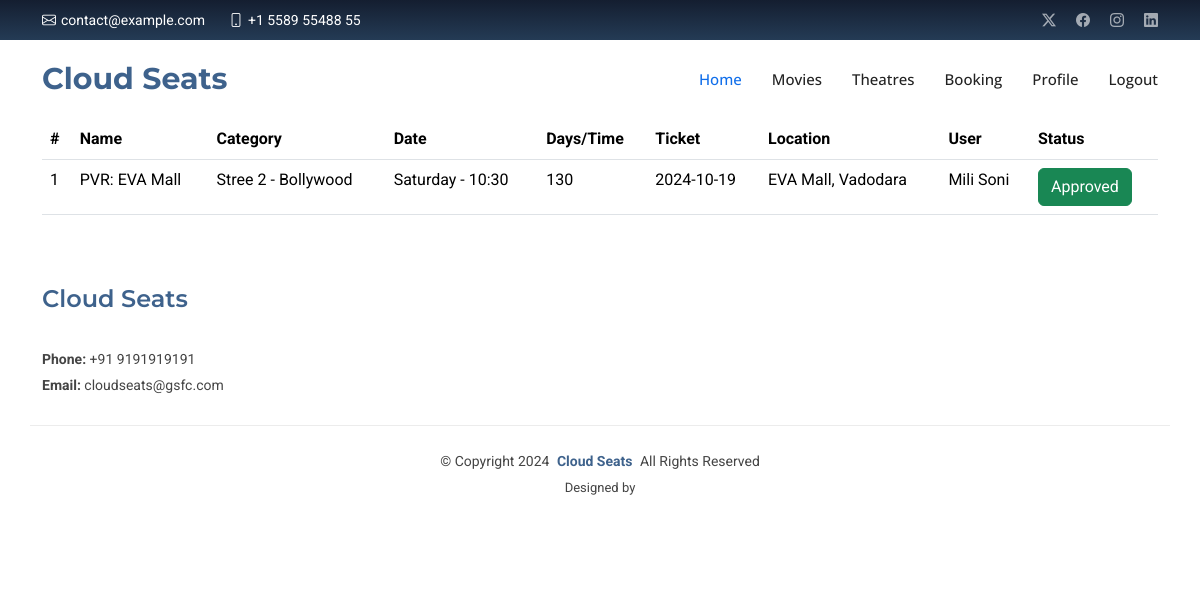
Page /viewuserbooking.php (signed in) on the committed database.
### tables this page shows
CREATE TABLE `booking` (
  `bookingid` int(11) NOT NULL,
  `theaterid` int(11) NOT NULL,
  `bookingdate` date NOT NULL,
  `person` varchar(50) NOT NULL,
  `userid` int(11) NOT NULL,
  `status` int(11) NOT NULL
);

CREATE TABLE `theater` (
  `theaterid` int(11) NOT NULL,
  `theater_name` varchar(50) NOT NULL,
  `location` varchar(100) NOT NULL,
  `movieid` varchar(50) NOT NULL,
  `timing` varchar(50) NOT NULL,
  `days` varchar(50) NOT NULL,
  `date` date NOT NULL,
  `price` int(11) NOT NULL
);

CREATE TABLE `movies` (
  `movieid` int(11) NOT NULL,
  `title` varchar(100) NOT NULL,
  `description` varchar(250) NOT NULL,
  `releasedate` date NOT NULL,
  `image` varchar(1000) NOT NULL,
  `trailer` varchar(1000) NOT NULL,
  `rating` varchar(50) NOT NULL,
  `catid` int(11) NOT NULL
);

CREATE TABLE `categories` (
  `catid` int(11) NOT NULL,
  `catname` varchar(50) NOT NULL
);

CREATE TABLE `users` (
  `userId` int(11) NOT NULL,
  `name` varchar(50) NOT NULL,
  `email` varchar(50) NOT NULL,
  `password` varchar(50) NOT NULL,
  `rotype` int(11) NOT NULL
);

### viewuserbooking.php (the view, shortened to what this page needs)
<?php
include('connect.php');
?>
<!DOCTYPE html>
<html lang="en">
<head>
</head>
<body>
<?php include('header.php')  ?>
<div class="container">
<div class="row">
  <div class="col-lg-12">
     <table class="table">
      <tr>
        <th>#</th>
        <th>Name</th>
        <th>Category</th>
        <th>Date</th>
        <th>Days/Time</th>
        <th>Ticket</th>
        <th>Location</th>
        <th>User</th>
        <th>Status</th>
      </tr>
      <?php
      $uid = $_SESSION['uid'];
      $sql = "select booking.bookingid, booking.bookingdate, booking.person, theater.theater_name, theater.timing, theater.days, theater.price, theater.location, movies.title,  categories.catname, users.name as 'username',
      booking.status
      from booking
      inner join theater on theater.theaterid = booking.theaterid
      inner join users on users.userid = booking.userid
      inner join movies on movies.movieid = theater.movieid
      inner join categories on categories.catid = movies.catid
      where booking.userid = '$uid'
      ";
      $res  = mysqli_query($conn, $sql);
      if(mysqli_num_rows($res) > 0){
        while($data = mysqli_fetch_array($res)){
          ?>
          <tr>
            <td><?= $data['bookingid'] ?></td>
            <td><?= $data['theater_name'] ?></td>
            <td><?= $data['title'] ?> - <?= $data['catname'] ?></td>
            <td><?= $data['days'] ?> - <?= $data['timing'] ?></td>
            <td><?= $data['price'] ?></td>
            <td><?= $data['bookingdate'] ?></td>
            <td><?= $data['location'] ?></td>
            <td><?= $data['username'] ?></td>
            <td>
              <?php
              if($data['status'] == 0){
                echo "<a href='#' class='btn btn-warning' > Pending </a>";
              }else{
                echo "<a href='#' class='btn btn-success' > Approved </a>";
              }
              ?>
            </td>
          </tr>
       <?php
        }
      }else{
        echo 'no booking found';
      }
      ?>
     </table>
  </div>
</div>
</div>
<?php include('footer.php')  ?>
</body>
</html>

### assets/css/main.css (style rules this page uses)
:root { --default-font: "Roboto", system-ui, -apple-system, "Segoe UI", Roboto, "Helvetica Neue", Arial, "Noto Sans", "Liberation Sans", sans-serif, "Apple Color Emoji", "Segoe UI Emoji", "Segoe UI Symbol", "Noto Color Emoji"; --heading-font: "Montserrat", sans-serif; --nav-font: "Open Sans", sans-serif; }
:root { --background-color: #ffffff; --default-color: #444444; --heading-color: #222222; --accent-color: #106eea; --surface-color: #ffffff; --contrast-color: #ffffff; }
:root { --nav-color: #222222; --nav-hover-color: #106eea; --nav-mobile-background-color: #ffffff; --nav-dropdown-background-color: #ffffff; --nav-dropdown-color: #222222; --nav-dropdown-hover-color: #106eea; }
:root { scroll-behavior: smooth; }
body { color: var(--default-color); background-color: var(--background-color); font-family: var(--default-font); }
a { color: var(--accent-color); text-decoration: none; transition: 0.3s; }

### rows in the picture
booking: bookingid "1", theaterid.theater_name "PVR: EVA Mall", movies.title "Stree 2", categories.catname "Bollywood", theaterid.days "Saturday", theaterid.timing "10:30", theaterid.price "130", bookingdate "2024-10-19", theaterid.location "EVA Mall, Vadodara", userid.name "Mili Soni", status "Approved"
